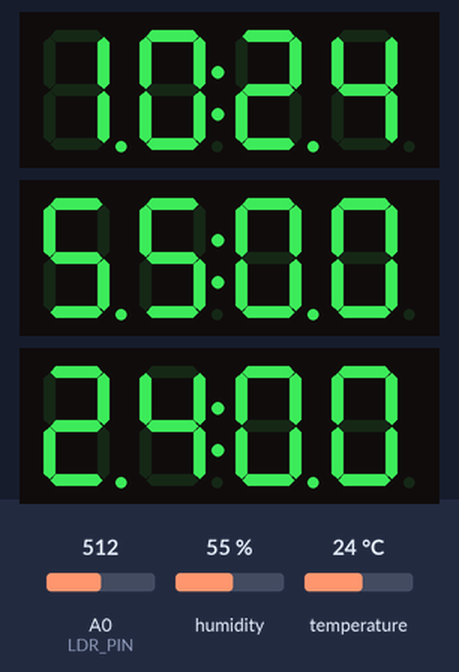
The sketch below on a simulated ESP8266 (NodeMCU). On the bench: 3 × 4-digit seven-segment display. The inputs (shaded band) are chosen by the test bench; at power-on: humidity 55 %, A0 (LDR_PIN) = 512, temperature 24 °C. WiFi joins after 1.5 s; servers stay silent unless stated; the local clock reads 2024-03-15 10:24:30 at power-on unless the sketch sets it; what the sketch prints to the serial monitor is not drawn.

Above: at 3.2 s.
3.3 s: humidity set to 22 %
At 8.1 s:
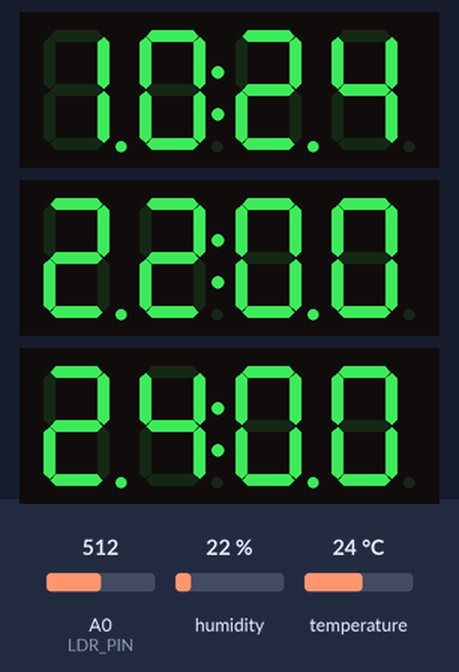
8.9 s: A0 (LDR_PIN) set to 716
18.6 s: temperature set to 12 °C
At 22.9 s:
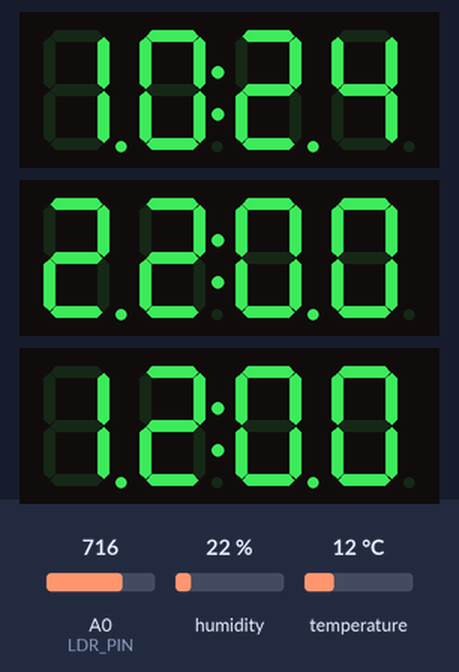
24.2 s: A0 (LDR_PIN) set to 511
At 31.2 s:
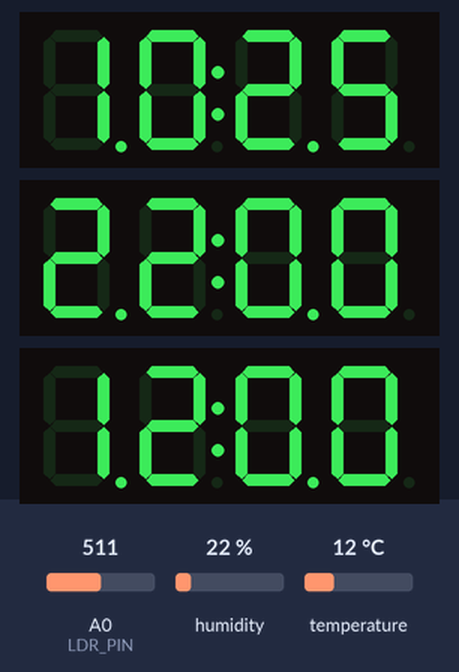
31.5 s: humidity set to 40 %
At 33.3 s:
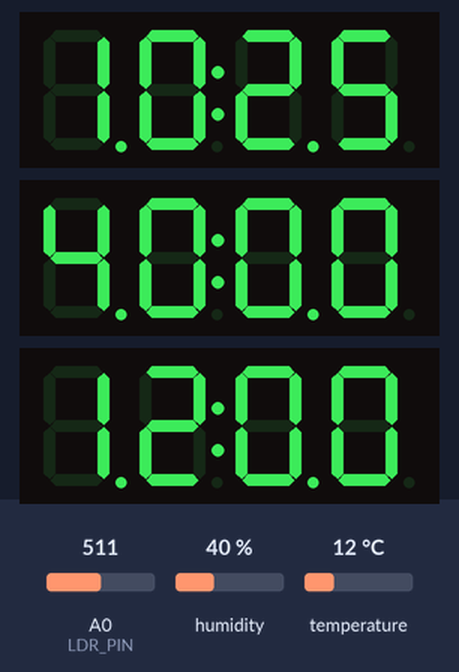
37.1 s: A0 (LDR_PIN) set to 306
Timing chart, 0 to 40.1 s (numbered marks = the images above; inputs shaded):
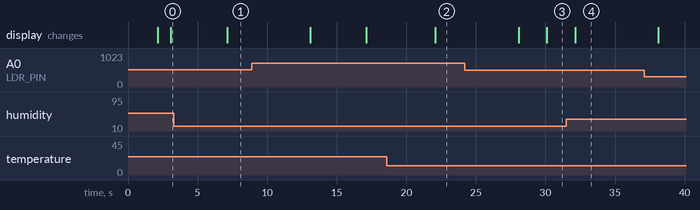

The sketch:

tm1637_clock.ino
```cpp
#include <Wire.h>
#include <ESP8266WiFi.h>
#include <TM1637Display.h>
#include <DHT.h>

// WiFi配置
const char *ssid = "HUAWEI-104AU3";
const char *password = "321222lee";

unsigned long startTime = 0;
unsigned long maxT = 5000;

unsigned long long lasttime = 0;
const int delayones = 1000;

// TM1637配置
#define CLK_PIN_TEMP 13  // 连接到TM1637的CLK引脚（温度）
#define DIO_PIN_TEMP 16  // 连接到TM1637的DIO引脚（温度）
TM1637Display tm1637Temp(CLK_PIN_TEMP, DIO_PIN_TEMP);

#define CLK_PIN_HUMID 5  // 连接到TM1637的CLK引脚（湿度）
#define DIO_PIN_HUMID 2  // 连接到TM1637的DIO引脚（湿度）
TM1637Display tm1637Humid(CLK_PIN_HUMID, DIO_PIN_HUMID);

#define CLK_PIN_TIME 12  // 连接到TM1637的CLK引脚（时间）
#define DIO_PIN_TIME 14  // 连接到TM1637的DIO引脚（时间）
TM1637Display tm1637Time(CLK_PIN_TIME, DIO_PIN_TIME);

// DHT22配置
#define DHT_PIN 4
DHT dht(DHT_PIN, DHT22);

#define LDR_PIN A0

void setup() {
  Serial.begin(115200);

  // 连接到WiFi
  WiFi.begin(ssid, password);
  while (WiFi.status() != WL_CONNECTED) {
    delay(1000);
    Serial.println("Connecting to WiFi...");
  }
  Serial.println("Connected to WiFi");

  // 初始化TM1637
  tm1637Temp.setBrightness(4);
  tm1637Humid.setBrightness(4);
  tm1637Time.setBrightness(4);

  tm1637Time.clear();
  tm1637Humid.clear();
  tm1637Temp.clear();

  pinMode(LDR_PIN, INPUT);
  dht.begin();
  configTime(8 * 3600, 0, "pool.ntp.org", "time.nist.gov");
}

void loop() {
  Time();
  //Temp();
}

void Time() {
  if (lasttime == 0 || millis() - lasttime >= delayones) {
    lasttime = millis();
    struct tm timeinfo;
    if (!getLocalTime(&timeinfo)) {
      Serial.println("Failed to obtain time");
      return;
    }

    // 显示时间在TM1637上，点亮冒号
    int hour = timeinfo.tm_hour;
    int minute = timeinfo.tm_min;
    tm1637Time.showNumberDecEx(hour * 100 + minute, 0b11100000, true); // 第二个参数表示是否点亮冒号
  }

  Temp();
  //delay(1000);
}


void Temp() {
  // 获取温湿度
  if (startTime == 0 || millis() - startTime >= maxT) {
    startTime = millis();
    float temperature = dht.readTemperature();
    float humidity = dht.readHumidity();
    // 显示温度和湿度在TM1637上
    //Serial.println(temperature);
    int temp = (int)(temperature * 100);
    int dots1 = 0b00010000; // 0x10
    tm1637Temp.showNumberDecEx(temp, 0b11100000);
    //delay(1000);

    //Serial.println(humidity);
    int hum = (int)(humidity * 100);
    int dots2 = 0b00010000; // 0x10
    tm1637Humid.showNumberDecEx(hum, 0b11100000);
    SetBri();
  }
  return;
}

void SetBri() {
  int ldrValue = analogRead(LDR_PIN);
  //Serial.println(ldrValue);

  // 根据亮度调整TM1637的亮度
  int brightness = map(ldrValue, 1023, 0, 1, 5);
  tm1637Temp.setBrightness(brightness);
  tm1637Humid.setBrightness(brightness);
  tm1637Time.setBrightness(brightness);
  //Serial.println(brightness);
  return;
}
```

Measured:
- after the input at 3.3 s, the display: changes after 3.8 s (image 1)
- after the input at 18.6 s, the display: changes after 3.5 s (image 2)
- after the input at 31.5 s, the display: changes after 0.64 s (image 4)
